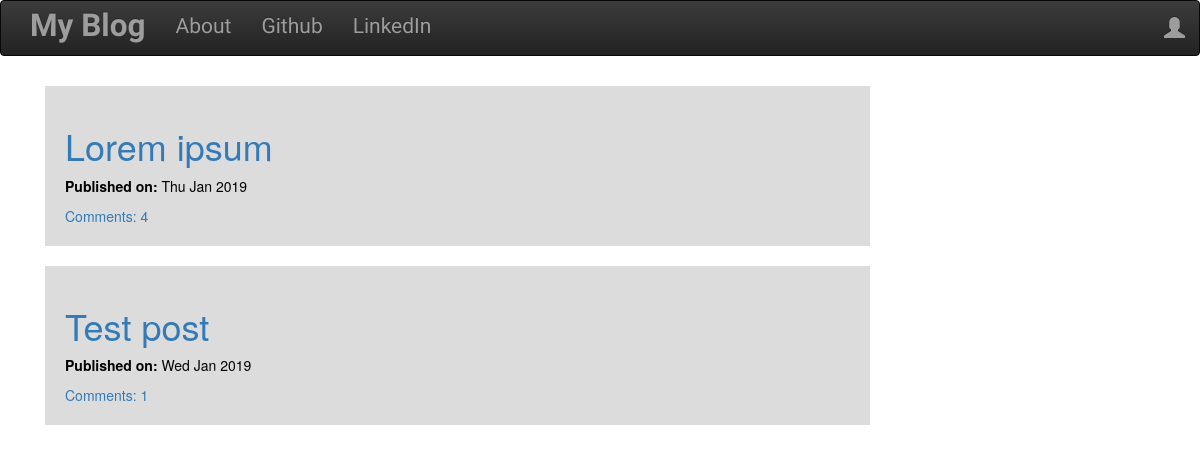
The page / on the database its author committed.
### blog/models.py (models this page shows, shortened)
class Post(models.Model):
    author = models.ForeignKey('auth.User',on_delete=models.CASCADE,)
    title = models.CharField(max_length=200)
    text = models.TextField()
    create_date = models.DateTimeField(default=timezone.now)
    published_date = models.DateTimeField(blank=True,null=True)
    def approve_comments(self):
        return self.comments.filter(approved_comment = True)

### blog/views.py (the view)
# urls.py: url(r'^$',views.PostListView.as_view(),name='post_list'),
class PostListView(ListView):
    model = Post
    def get_queryset(self):
        return Post.objects.filter(published_date__lte=timezone.now()).order_by('-published_date')

### blog/templates/blog/post_list.html
{% extends "blog/base.html" %}
{% block content %}
<div class="centerstage">
  {% for post in post_list %}
    <div class="post">
      <br>
      <div style="background-color:gainsboro;color:black;padding:20px;">
        <h1><a href="{% url 'post_detail' pk=post.pk %}">{{ post.title }}</a></h1>
        <div class="date">
          <p><b>Published on:</b> {{post.published_date |date:"D M Y"}}</p>
        </div>
        <a href="{% url 'post_detail' pk=post.pk %}">Comments: {{ post.approve_comments.count }}</a>
      </div>
    </div>
  {% endfor %}
</div>
{% endblock %}

### blog/static/css/blog.css (style rules this page uses)
.centerstage { margin-left: auto; margin-right: auto; }

### rows shown on the page
Post: title "Lorem ipsum", published_date "Thu Jan 2019", approve_comments.count "4"
Post: title "Test post", published_date "Wed Jan 2019", approve_comments.count "1"
